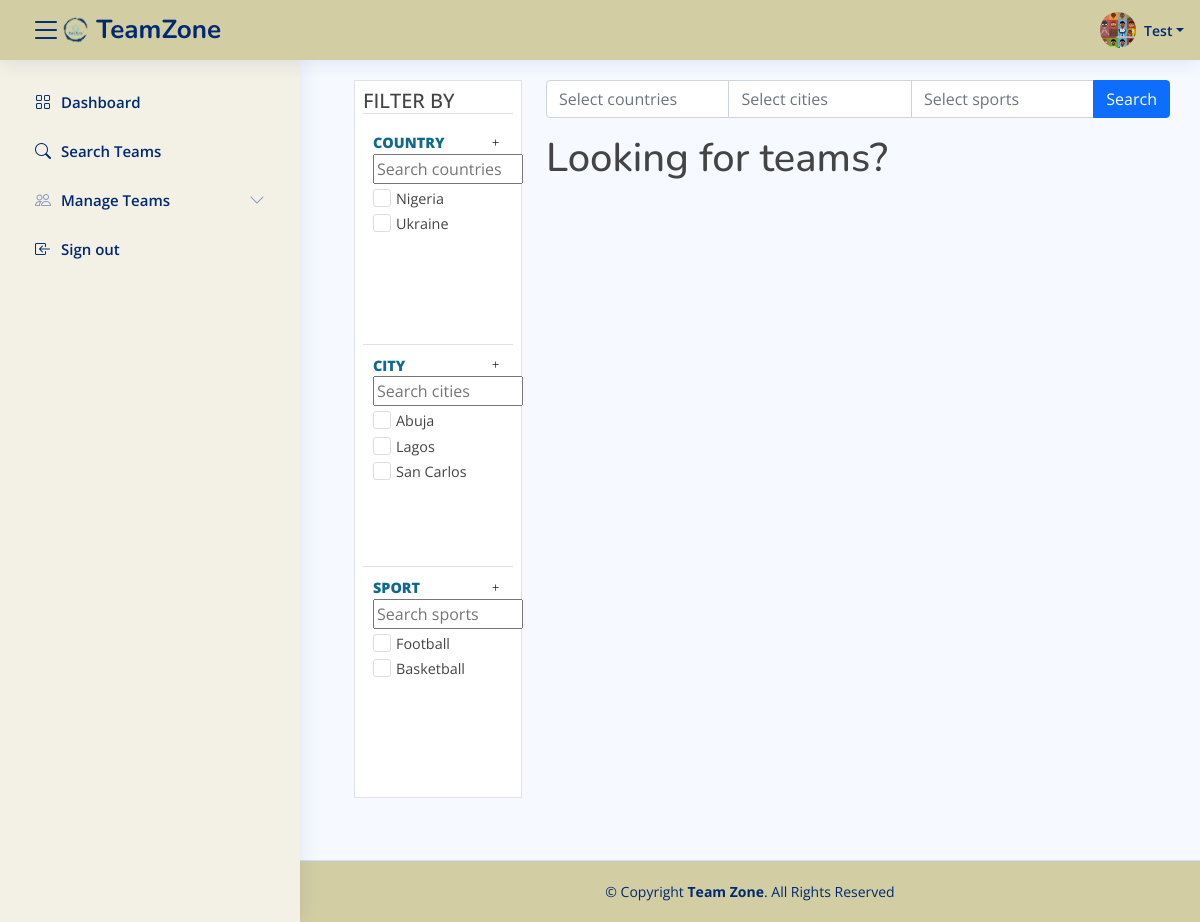
Screenshot of /search (signed in) with the database file from the repository.
### models/user.py (models this page shows, shortened)
class User(UserMixin, BaseModel, Base):
    __tablename__ = "users"
    name = Column(String(128), nullable=False)
    username = Column(String(128), nullable=False, unique=True)
    email = Column(String(128), nullable=False, unique=True)
    password = Column(String(128), nullable=False)
    image = Column(String(128), default='user_default.jpg')
    teams = relationship("Team", secondary="team_membership", overlaps='players')

### models/country.py (models this page shows)
class Country(BaseModel, Base):
    __tablename__ = "countries"
    name = Column(String(128), nullable=False)
    cities = relationship("City", backref="country", cascade="all, delete, delete-orphan")

### models/city.py (models this page shows)
class City(BaseModel, Base):
    __tablename__ = "cities"
    name = Column(String(128), nullable=False)
    country_id = Column(String(60), ForeignKey("countries.id"), nullable=False)
    teams = relationship("Team", backref="city", cascade="all, delete, delete-orphan")

### models/sport.py (models this page shows)
class Sport(BaseModel, Base):
    __tablename__ = "sports"
    name = Column(String(128), nullable=False)
    teams = relationship("Team", backref="sport", cascade="all, delete, delete-orphan")

### web/views/site.py (the view)
@app.route('/search')
def search():
    teams = storage.all(Team).values()
    cities = storage.all(City).values()
    countries = storage.all(Country).values()
    sports = storage.all(Sport).values()
    return render_template('search.html', teams=teams, countries=countries, sports=sports, cities=cities)

### models/engine/storage.py (called while the page is built)
    def all(self, cls=None):
        new_dict = {}
        for clss in classes:
            if cls is None or cls is classes[clss] or cls is clss:
                objs = self.__session.query(classes[clss]).all()
                for obj in objs:
                    key = obj.__class__.__name__ + "." + obj.id
                    new_dict[key] = obj
        return (new_dict)

    def query(self, cls, attribute, value, all=False):
        if cls not in classes.values():
            return None
        try:
            if all:
                return self.__session.query(cls).filter(getattr(cls, attribute) == value).all()
            else:
                return self.__session.query(cls).filter(getattr(cls, attribute) == value).first()
        except AttributeError:
            return None

### web/app.py (called while the page is built)
@login_manager.user_loader
def load_user(user_id):
    return storage.query(User, "id", user_id)

### web/views/utils.py (called while the page is built, shortened)
@app.after_request
def update_invitions_status(response):
    if not g.get('invites'):
        return response

### web/templates/search.html (shortened to what this page needs)
{% extends "base.html" %}  {% block style %}
<link
  href="{{ url_for('static', filename='styles/filter.css') }}"
  rel="stylesheet"
/>
{% endblock style%} {% block main %}
<div class="row">
  <div class="col-xl-3">
    <div class="p-2 ms-md-4 ms-sm-2 border" style="background-color: white">
      <div class="border-bottom h5 text-uppercase">Filter By</div>
      <div class="box border-bottom">
        <div class="box-label text-uppercase d-flex align-items-center">
          Country
          <button
            class="btn ms-auto"
            type="button"
            data-bs-toggle="collapse"
            data-bs-target="#inner-box1"
            aria-expanded="false"
            aria-controls="inner-box1"
          >
            <span class="bi bi-plus"></span>
          </button>
        </div>
        <div id="inner-box1" class="collapse show">
          <div>
            <input
              type="text"
              id="country-search"
              placeholder="Search countries"
              style="width: 150px"
            />
          </div>
          <div
            id="country-list-container"
            style="height: 150px; overflow-y: auto"
          >
            {% for country in countries %}
            <div class="my-1 country-item">
              <label class="tick"
                >{{ country.name }}
                <span class="check"></span>
              </label>
            </div>
            {% endfor %}
          </div>
        </div>
      </div>
      <div class="box border-bottom">
        <div class="box-label text-uppercase d-flex align-items-center">
          City
          <button
            class="btn ms-auto"
            type="button"
            data-bs-toggle="collapse"
            data-bs-target="#inner-box2"
            aria-expanded="false"
            aria-controls="inner-box2"
          >
            <span class="bi bi-plus"></span>
          </button>
        </div>
        <div id="inner-box2" class="collapse show">
          <div>
            <input
              type="text"
              id="city-search"
              placeholder="Search cities"
              style="width: 150px"
            />
          </div>
          <div id="city-list-container" style="height: 150px; overflow-y: auto">
            {% for city in cities %}
            <div class="my-1 city-item">
              <label class="tick"
                >{{ city.name }}
                <span class="check"></span>
              </label>
            </div>
            {% endfor %}
          </div>
        </div>
      </div>
      <div class="box">
        <div class="box-label text-uppercase d-flex align-items-center">
          Sport
          <button
            class="btn ms-auto"
            type="button"
            data-bs-toggle="collapse"
            data-bs-target="#inner-box3"
            aria-expanded="false"
            aria-controls="inner-box3"
          >
            <span class="bi bi-plus"></span>
          </button>
        </div>
        <div id="inner-box3" class="collapse show">
          <div>
            <input
              type="text"
              id="sport-search"
              placeholder="Search sports"
              style="width: 150px"
            />
          </div>
          <div
            id="sport-list-container"
            style="height: 150px; overflow-y: auto"
          >
            {% for sport in sports %}
            <div class="my-1 sport-item">
              <label class="tick"
                >{{ sport.name }}
                <span class="check"></span>
              </label>
            </div>
            {% endfor %}
          </div>
        </div>
      </div>
    </div>
  </div>
  <div class="col-xl-9">
    <div class="input-group mb-3">
      <input
        type="text"
        class="form-control countriesShow"
        placeholder="Select countries"
        aria-label="Countries' name"
        aria-describedby="button-addon2"
        disabled
      />
      <input
        type="text"
        class="form-control citiesShow"
        placeholder="Select cities"
        aria-label="Cities' name"
        aria-describedby="button-addon2"
        disabled
      />
      <input
        type="text"
        class="form-control sportsShow"
        placeholder="Select sports"
        aria-label="Sports' name"
        aria-describedby="button-addon2"
        disabled
      />
      <button class="btn btn-primary" type="button" id="search-btn">
        Search
      </button>
    </div>
    <div id="search-result">
      <h1>Looking for teams?</h1>
    </div>
  </div>
</div>
{% endblock main %}

### web/templates/base.html (shortened to what this page needs)
<!DOCTYPE html>
<html lang="en">
  <head>
    <link
      href="https://cdn.jsdelivr.net/npm/bootstrap@5.1.3/dist/css/bootstrap.min.css"
      rel="stylesheet"
    />
    <link
      rel="stylesheet"
      href="https://cdn.jsdelivr.net/npm/bootstrap-icons@1.5.0/font/bootstrap-icons.css"
    />
    {% block base_css %}
    <link
      href="{{ url_for('static', filename='styles/base.css') }}"
      rel="stylesheet"
    />
    {% endblock base_css %}
    {% block style %} {% endblock style %}
  </head>
  <body>
    <header id="header" class="header fixed-top d-flex align-items-center">
      <div class="d-flex align-items-center justify-content-between">
        {% if current_user.is_authenticated %}
        <i class="bi bi-list toggle-sidebar-btn"></i>
        <a
          href="{{ url_for('signout', next=url_for('landing_page')) }}"
          class="logo d-flex align-items-center"
          ><img
            src="{{ url_for('static', filename='images/app_logo.png') }}"
            alt=""
          />
          <span class="d-none d-lg-block">TeamZone</span>
        </a>
        {% endif %}
      </div>
      <nav class="header-nav ms-auto">
        {% block navbar %} {% if current_user.is_authenticated %}
        <ul class="d-flex align-items-center">
          <li class="nav-item dropdown pe-3">
            <a
              class="nav-link nav-profile d-flex align-items-center pe-0"
              href="#"
              data-bs-toggle="dropdown"
            >
              <img
                src="{{ url_for('static', filename='images/users/{}'.format(current_user.image)) }}"
                alt="Profile"
                class="rounded-circle"
              />
              <span class="d-none d-md-block dropdown-toggle ps-2"
                >{{ current_user.name }}</span
              > </a
            >
          </li>
        </ul>
        {% endif %} {% endblock navbar %}
      </nav>
    </header>
    {% if current_user.is_authenticated %}
    <aside id="sidebar" class="sidebar">
      <ul class="sidebar-nav" id="sidebar-nav">
        <li class="nav-item">
          <a class="nav-link" href="{{ url_for('dashboard') }}">
            <i class="bi bi-grid"></i>
            <span>Dashboard</span>
          </a>
        </li>
        <li class="nav-item">
          <a class="nav-link" href="{{ url_for('search') }}">
            <i class="bi bi-search"></i>
            <span>Search Teams</span>
          </a>
        </li>
        <li class="nav-item">
          <a
            class="nav-link collapsed"
            data-bs-target="#components-nav"
            data-bs-toggle="collapse"
            href="#"
            id="manage-teams"
          >
            <i class="bi bi-people"></i><span>Manage Teams</span
            ><i class="bi bi-chevron-down ms-auto"></i>
          </a>
        </li>
        <li class="nav-item">
          <a class="nav-link" href="{{ url_for('signout') }}">
            <i class="bi bi-box-arrow-in-left"></i>
            <span>Sign out</span>
          </a>
        </li>
      </ul>
    </aside>
    {% endif %}
    <main id="main" class="main">
       {% block main %} {%
      endblock main %} {% block sections %} {% endblock sections %}
    </main>
    <footer id="footer" class="footer">
      <div class="copyright">
        &copy; Copyright <strong><span>Team Zone</span></strong
        >. All Rights Reserved
      </div>
    </footer>
  </body>
</html>

### web/static/styles/base.css (style rules this page uses)
:root { scroll-behavior: smooth; }
body { font-family: "Open Sans", sans-serif; background: #f6f9ff; color: #444444; }
a { color: #4154f1; text-decoration: none; }
h1, h2, h3, h4, h5, h6 { font-family: "Nunito", sans-serif; }
#main { min-height: 100vh; margin-top: 60px; padding: 20px 30px; transition: all 0.3s; }
.logo { line-height: 1; }
@media (min-width: 1200px) { .logo { width: 280px; } }
.logo img { max-height: 26px; margin-right: 6px; }
.logo span { font-size: 26px; font-weight: 700; color: #012970; font-family: "Nunito", sans-serif; }
.header { transition: all 0.5s; z-index: 997; height: 60px; box-shadow: 0px 2px 20px rgba(1, 41, 112, 0.1); background-color: rgb(210, 205, 163); padding-left: 20px; }
.header .toggle-sidebar-btn { font-size: 32px; padding-left: 10px; cursor: pointer; color: #012970; }
.header-nav ul { list-style: none; }
.header-nav > ul { margin: 0; padding: 0; }
.header-nav .nav-profile { color: #012970; }
.header-nav .nav-profile img { max-height: 36px; }
.header-nav .nav-profile span { font-size: 14px; font-weight: 600; }
.sidebar { position: fixed; top: 60px; left: 0; bottom: 0; width: 300px; z-index: 996; transition: all 0.3s; padding: 20px; overflow-y: auto; scrollbar-width: thin; scrollbar-color: #aab7cf transparent; box-shadow: 0px 0px 20px rgba(1, 41, 112, 0.1); background-color: rgb(243, 241, 229); }
#manage-teams { background-color: rgb(243, 241, 229); }
@media (min-width: 1200px) { #main, #footer { margin-left: 300px; } }
.sidebar-nav { padding: 0; margin: 0; list-style: none; }
.sidebar-nav li { padding: 0; margin: 0; list-style: none; }
.sidebar-nav .nav-item { margin-bottom: 5px; }
.sidebar-nav .nav-link { display: flex; align-items: center; font-size: 15px; font-weight: 600; color: #012970; transition: 0.3; padding: 10px 15px; border-radius: 4px; }
.sidebar-nav .nav-link i { font-size: 16px; margin-right: 10px; color: #012970; }
.sidebar-nav .nav-link.collapsed { color: #012970; background: #fff; }
.sidebar-nav .nav-link.collapsed i { color: #899bbd; }
.sidebar-nav .nav-link .bi-chevron-down { margin-right: 0; transition: transform 0.2s ease-in-out; }
.footer { background-color: rgb(210, 205, 163); padding: 20px 0; font-size: 14px; transition: all 0.3s; border-top: 1px solid #cddfff; }
.footer .copyright { text-align: center; color: #012970; }

### web/static/styles/filter.css (style rules this page uses)
.box { padding: 10px; }
.box-label { color: #11698e; font-size: 0.9rem; font-weight: 800; }
.box-label .btn { padding: 0; font-size: 0.8rem; }
label { cursor: pointer; }
.tick { display: block; position: relative; padding-left: 23px; cursor: pointer; font-size: 0.9rem; margin: 0; }
.check { position: absolute; top: 1px; left: 0; height: 18px; width: 18px; background-color: #fff; border: 1px solid #ddd; border-radius: 3px; }
.check:after { content: ""; position: absolute; display: none; }
.tick .check:after { left: 6px; top: 2px; width: 5px; height: 10px; border: solid rgb(0, 0, 0); border-width: 0 3px 3px 0; transform: rotate(45deg) scale(2); }
input[type="text"]:disabled { background-color: white; }

### rows the page displays
User: image (placeholder picture), name "Test"
Country: name "Nigeria"
Country: name "Ukraine"
City: name "Abuja"
City: name "Lagos"
City: name "San Carlos"
Sport: name "Football"
Sport: name "Basketball"
